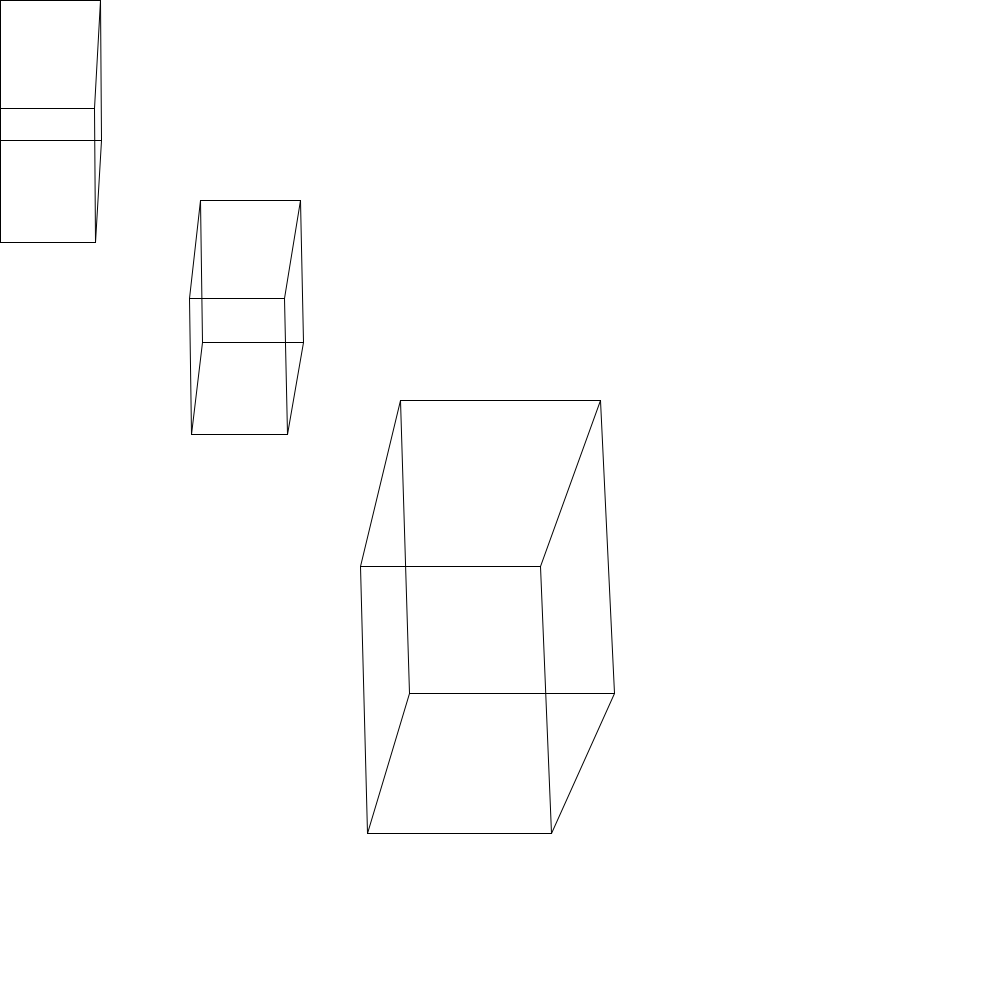
Frame 1 (no input)
Frame 60 (the mouse pressed at the canvas centre just before this capture): identical to frame 1, image omitted
Frame 120 (the mouse held since frame 60 and released just before this capture): identical to frame 1, image omitted

The Processing sketch that drew this single still picture (run headless with seeded random() and noise(); from frame 60 on, the mouse is pressed at the canvas centre):

// Processing sketch: Projections
// ── Projections.pde
void setup() {
  size(1000, 1000, JAVA2D);
  frameRate(100);
}

void draw() {
    background(255, 255, 255);
    My3DPoint eye = new My3DPoint(0, 0, -5000);
    My3DPoint origin = new My3DPoint(0, 0, 0);
    My3DBox input3DBox = new My3DBox(origin, 100, 150, 300);
    //rotated around x
    float[][] transform1 = rotateXMatrix(PI/8);
    input3DBox = transformBox(input3DBox, transform1);
    projectBox(eye, input3DBox).render();
    //rotated and translated
    float[][] transform2 = translationMatrix(200, 200, 0);
    input3DBox = transformBox(input3DBox, transform2);
    projectBox(eye, input3DBox).render();
    //rotated, translated, and scaled
    float[][] transform3 = scaleMatrix(2, 2, 2);
    input3DBox = transformBox(input3DBox, transform3);
    projectBox(eye, input3DBox).render();
  }

//--------------------------//
//       Point Classes      //
//--------------------------//

class My2DPoint {
  float x;
  float y;
  My2DPoint(float x, float y) {
 this.x = x;
 this.y = y;
  }
}

class My3DPoint {
    float x, y, z;
  My3DPoint(float x, float y, float z) {
   this.x = x;
   this.y = y;
   this.z = z;
  }
}

My2DPoint projectPoint(My3DPoint eye, My3DPoint p) {
  float xp = ((p.x-eye.x)*eye.z)/(eye.z-p.z);
  float yp = ((p.y-eye.y)*eye.z)/(eye.z-p.z);
  return new My2DPoint(xp, yp);
}

//--------------------------//
//       Box Classes        //
//--------------------------//

class My2DBox {
  My2DPoint[] s;
  My2DBox(My2DPoint[] s) {
     this.s = s;
   }
  void render() {
   line(s[0].x, s[0].y, s[1].x, s[1].y);
   line(s[0].x, s[0].y, s[3].x, s[3].y);
   line(s[0].x, s[0].y, s[4].x, s[4].y);
   line(s[1].x, s[1].y, s[2].x, s[2].y);
   line(s[1].x, s[1].y, s[5].x, s[5].y);
   line(s[2].x, s[2].y, s[3].x, s[3].y);
   line(s[2].x, s[2].y, s[6].x, s[6].y);
   line(s[3].x, s[3].y, s[7].x, s[7].y);
   line(s[4].x, s[4].y, s[5].x, s[5].y);
   line(s[4].x, s[4].y, s[7].x, s[7].y);
   line(s[5].x, s[5].y, s[6].x, s[6].y);
   line(s[6].x, s[6].y, s[7].x, s[7].y);
  }
}

class My3DBox{
  My3DPoint[] p;
  My3DBox(My3DPoint origin, float dimX, float dimY, float dimZ) {
       float x = origin.x;
       float y = origin.y;
       float z = origin.z;
       this.p = new My3DPoint[] {
           new My3DPoint(x, y+dimY, z+dimZ), 
           new My3DPoint(x, y, z+dimZ), 
           new My3DPoint(x+dimX, y, z+dimZ), 
           new My3DPoint(x+dimX, y+dimY, z+dimZ), 
           new My3DPoint(x, y+dimY, z), 
           origin, 
           new My3DPoint(x+dimX, y, z), 
           new My3DPoint(x+dimX, y+dimY, z)
     };
  }
  My3DBox(My3DPoint[] p) {
           this.p = p;
  }
}

My2DBox projectBox(My3DPoint eye, My3DBox box) {
  My2DPoint[] twoDp = new My2DPoint[box.p.length];
  for (int i = 0; i<box.p.length; i++) {
     twoDp[i] = projectPoint(eye, box.p[i]);
    }
  return new My2DBox(twoDp);
}


//-----------------//
// TRANSFORMATIONS //
//-----------------//


float[][] rotateXMatrix(float angle) {
  return(new float[][] {
         {1, 0, 0, 0 }, 
         {0, cos(angle), sin(angle), 0}, 
         {0, -sin(angle), cos(angle), 0}, 
         {0, 0, 0, 1}
   });
}
float [][] rotateYMatrix(float angle) {
  return(new float[][] { 
          {cos(angle), 0, sin(angle), 0 },
          {0, 1, 0, 0},
          {-sin(angle), 0, cos(angle), 0},
          {0, 0, 0, 1}
    });
}
float [][] rotateZMatrix(float angle) {
  return(new float[][] {
          {cos(angle), -sin(angle), 0, 0},
          {sin(angle), cos(angle), 0, 0},
          { 0, 0, 1, 0}, 
          {0, 0, 0, 1} });
}
float[][] scaleMatrix(float x, float y, float z) {
  return (new float[][] {
          { x, 0, 0, 0},
          { 0, y, 0, 0},
          { 0, 0, z, 0},
          { 0, 0, 0, 1}
    });
  }
float[][] translationMatrix(float x, float y, float z) {
  return (new float[][] {
          {1, 0, 0, x}, 
          {0, 1, 0, y},
          {0, 0, 1, z},
          {0, 0, 0, 1}
  });
}

//--------------------------//
//METHODES DE TRANSFORMATION//
//--------------------------//

float[] matrixProduct(float[][] a, float[] b) {
  float[] c = new float[]{ 0.0f, 0.0f, 0.0f, 0.0f };
  for (int i = 0; i<4; i++) {
     for (int j = 0; j<4; j++) {
      c[i] += a[i][j]*b[j];
     }
    }
  return c;
}

float[] homogeneous3DPoint(My3DPoint p){
  return new float[]{p.x, p.y, p.z, 1};
}

My3DPoint euclidian3DPoint (float[] a) {
  My3DPoint result = new My3DPoint(a[0]/a[3], a[1]/a[3], a[2]/a[3]);
  return result;
}

My3DBox transformBox(My3DBox box, float[][] transformMatrix) {
  My3DPoint[] newPoints = new My3DPoint[box.p.length];
  for(int i=0; i<box.p.length; i++) {
    float[] p = homogeneous3DPoint(box.p[i]);
    p = matrixProduct(transformMatrix, p);
    My3DPoint newPoint = euclidian3DPoint(p);
    newPoints[i] = newPoint;
  }
  return new My3DBox(newPoints);
}
